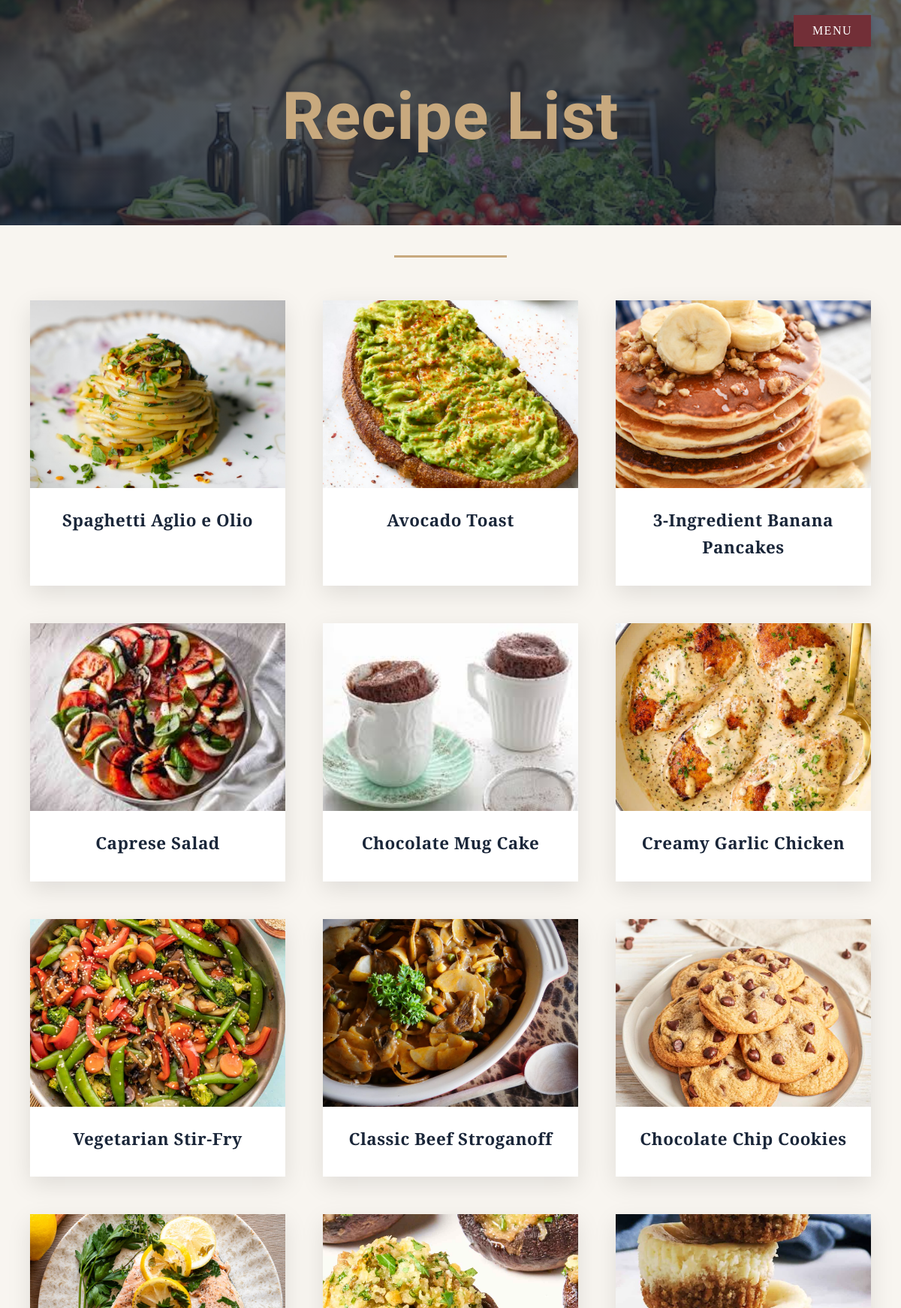
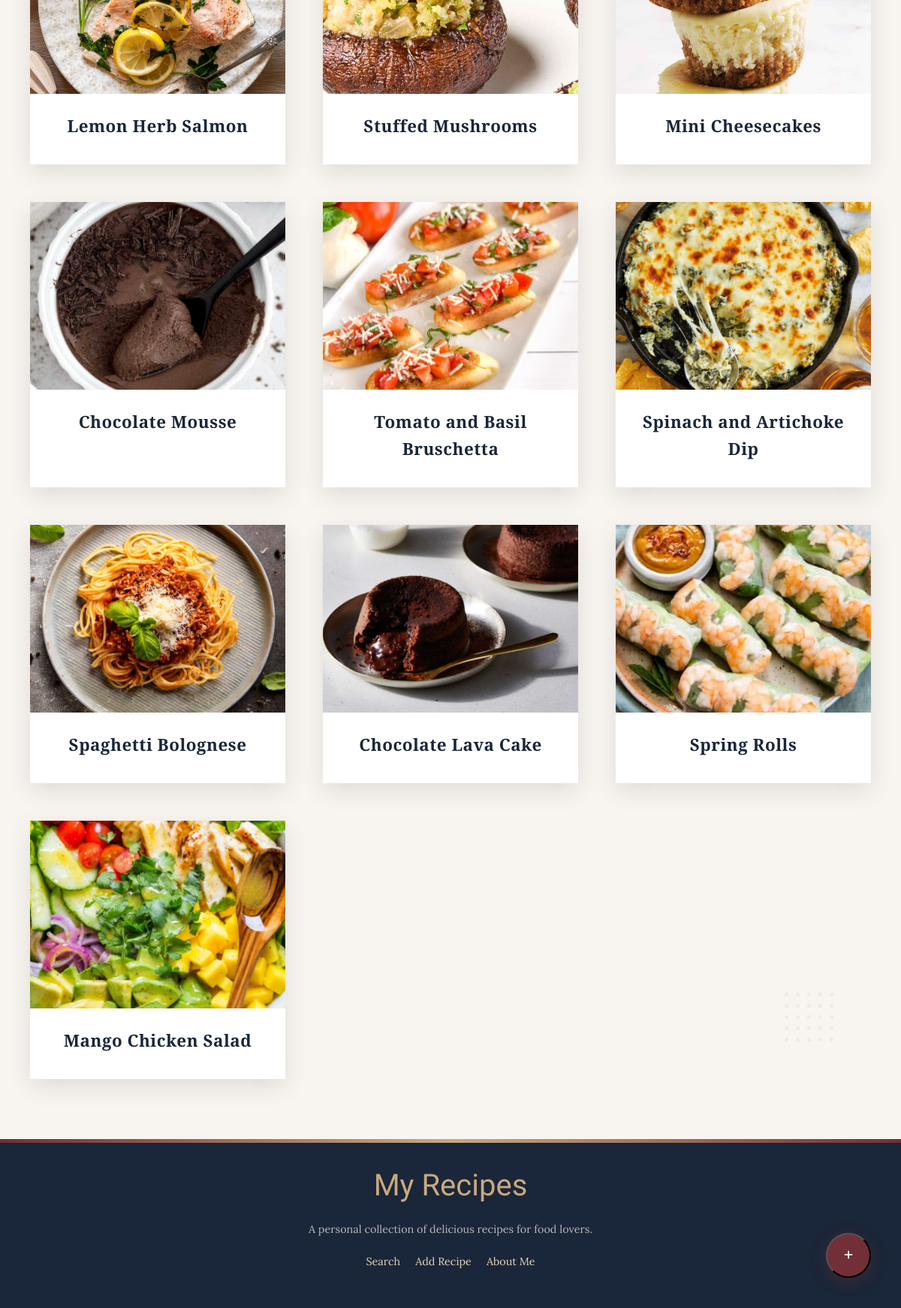
The app's page /recipes/ with its own data (2 pictures, top to bottom).
### recipes/models.py (models this page shows)
class Recipe(models.Model):
    name = models.CharField(max_length=100)
    ingredients = models.TextField()
    instructions = models.TextField()
    cooking_time = models.PositiveIntegerField()
    serving_size = models.PositiveIntegerField()
    image = models.ImageField(upload_to="recipes/")
    category = models.CharField(
        max_length=50,
        choices=[
            ("main", "Main Course"),
            ("dessert", "Dessert"),
            ("appetizer", "Appetizer"),
        ],
    )

### recipes/views.py (the view, shortened to what this page needs)
# urls.py: path('recipes/', recipe_list, name='recipe_list'),
def recipe_list(request):
    form = RecipeSearchForm(request.GET or None)
    recipes = Recipe.objects.all()
    chart = None
    return render(request, "recipes/recipe_list.html", {"form": form, "recipes": recipes, "chart": chart})

### recipes/templates/recipes/recipe_list.html (shortened to what this page needs)
{% load static %}
<!DOCTYPE html>
<html lang="en">
<head>
    <link rel="stylesheet" href="https://cdnjs.cloudflare.com/ajax/libs/font-awesome/6.1.1/css/all.min.css">
</head>
<body>
    <div class="wrapper">
        <div class="navbar">
            <div class="dropdown">
                <button class="dropdown-button">Menu</button>
            </div>
        </div>
        <section class="hero">
            <h1 class="page-title">
                <span>Recipe List</span>
            </h1>
        </section>
        <main class="main-content">
            <div class="container">
                <div class="corner-decoration"></div>
                {% if recipes %}
                <div class="recipe-grid">
                    {% for recipe in recipes %}
                    <article class="recipe-item">
                        <a href="{% url 'recipes:recipe_detail' recipe.id %}" class="recipe-link">
                            <div class="recipe-image-container">
                                <img src="{{ recipe.image.url }}" alt="{{ recipe.name }}" class="recipe-image">
                            </div>
                            <div class="recipe-details">
                                <h2 class="recipe-name">{{ recipe.name }}</h2>
                            </div>
                        </a>
                    </article>
                    {% endfor %}
                </div>
                {% endif %}
                <form method="get" action="{% url 'recipes:add_recipe' %}">
                    <button type="submit" class="floating-add" title="Add New Recipe">
                        <i class="fas fa-plus"></i>
                    </button>
                </form>
            </div>
        </main>
        <footer class="footer">
            <div class="footer-logo">My Recipes</div>
            <p class="footer-text">A personal collection of delicious recipes for food lovers.</p>
            <nav class="footer-nav">
                <a href="{% url 'recipes:search_recipes' %}" class="footer-link">Search</a>
                <a href="{% url 'recipes:add_recipe' %}" class="footer-link">Add Recipe</a>
                <a href="{% url 'recipes:about_me' %}" class="footer-link">About Me</a>
            </nav>
        </footer>
    </div>
</body>
</html>

### records on screen
Recipe: image (picture), name "Spaghetti Aglio e Olio"
Recipe: image (picture), name "Avocado Toast"
Recipe: image (picture), name "3-Ingredient Banana Pancakes"
Recipe: image (picture), name "Caprese Salad"
Recipe: image (picture), name "Chocolate Mug Cake"
Recipe: image (picture), name "Creamy Garlic Chicken"
Recipe: image (picture), name "Vegetarian Stir-Fry"
Recipe: image (picture), name "Classic Beef Stroganoff"
Recipe: image (picture), name "Chocolate Chip Cookies"
Recipe: image (picture), name "Lemon Herb Salmon"
Recipe: image (picture), name "Stuffed Mushrooms"
Recipe: image (picture), name "Mini Cheesecakes"
Recipe: image (picture), name "Chocolate Mousse"
Recipe: image (picture), name "Tomato and Basil Bruschetta"
Recipe: image (picture), name "Spinach and Artichoke Dip"
Recipe: image (picture), name "Spaghetti Bolognese"
Recipe: image (picture), name "Chocolate Lava Cake"
Recipe: image (picture), name "Spring Rolls"
Recipe: image (picture), name "Mango Chicken Salad"
